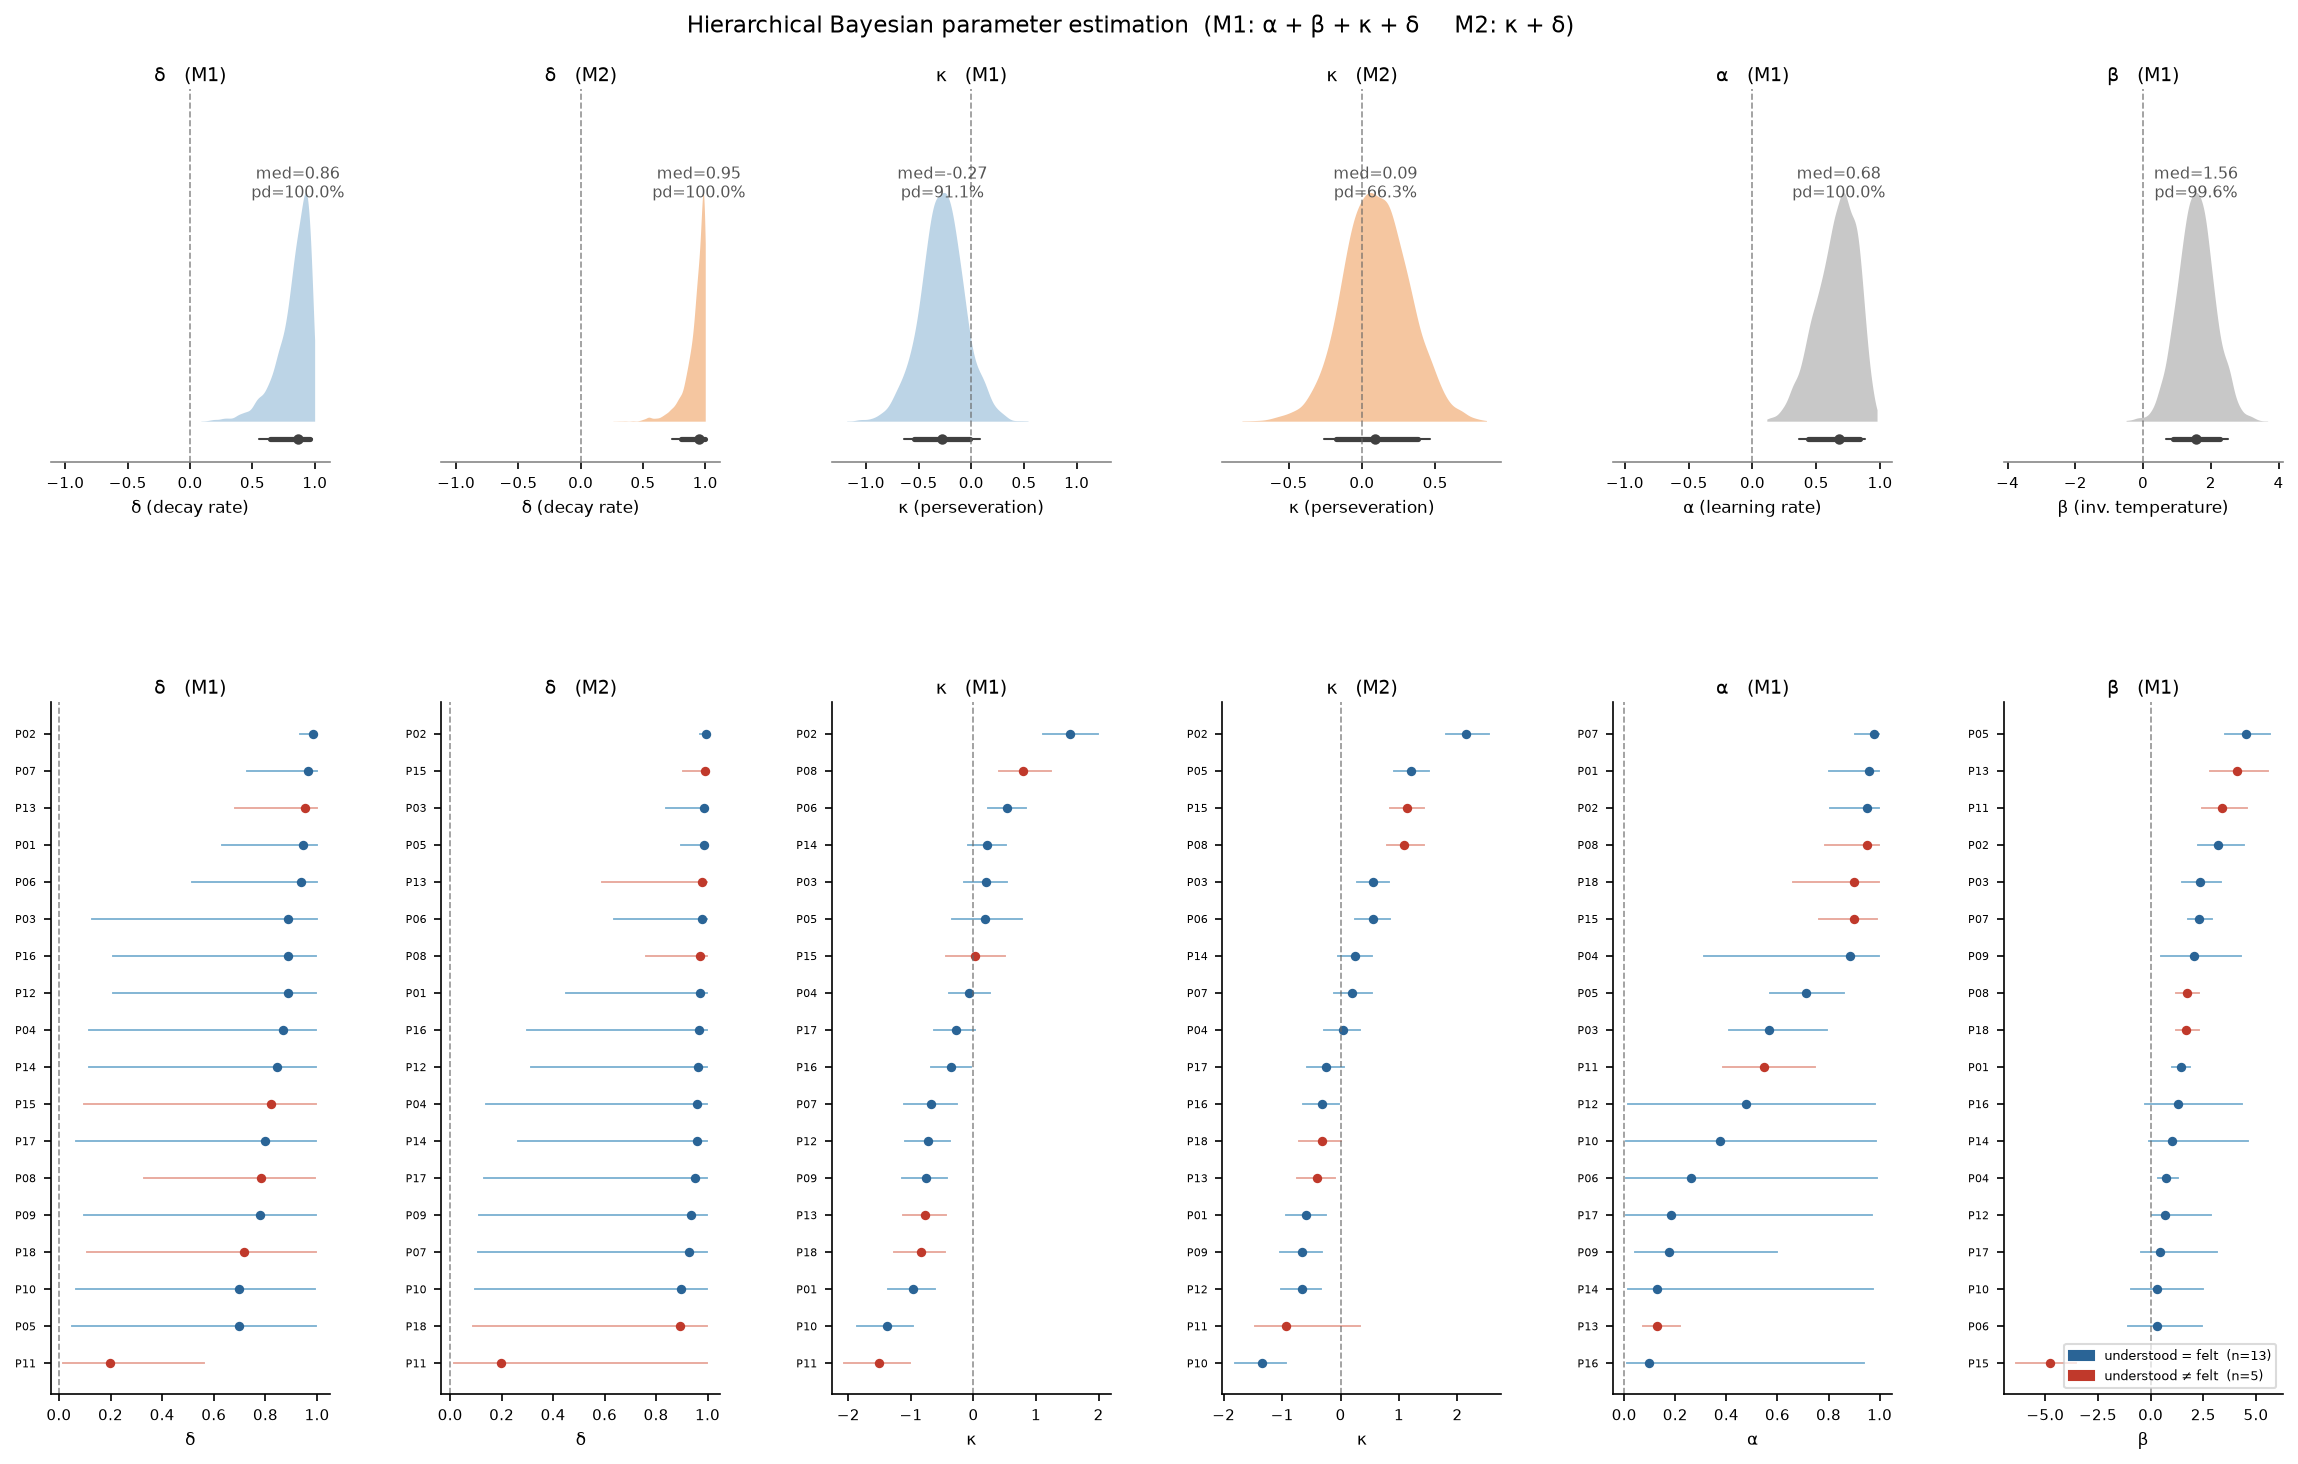

Generate this figure with Python:
"""
Parameter recovery: two hierarchical Bayesian RL models on ioc-all-fixed-pilot (N=18)

Model 1 (M1): alpha, beta, kappa, delta  — full RL + perseveration with decay
Model 2 (M2): kappa, delta               — perseveration only

Perseveration trace E (per arm, 3-arm free-choice bandit):
  - Reset to [0, 0, 0] at start of each block
  - On arm switch: E[old] = 0, E[new] = 1
  - On arm stay:   E[chosen] *= delta
  Analytical form: at decision time t,
    E[a] = delta^(run_after[t-1] - 1)  if a == choices[t-1] and same block as t-1
           0                            otherwise
  where run_after[t-1] is the consecutive-same-arm run length ending at t-1
  within its block.

Q-values (Rescorla-Wagner):
  - Initialized at 0.5 once, persist across all blocks (no per-block reset)

Key mapping: arrowleft=green=0, arrowup=blue=1, arrowright=red=2

Output: param_recovery.png  (12 panels: 6 group + 6 subject-level)
  Row 1 (group): population-mean posterior for delta-M1, delta-M2,
                 kappa-M1, kappa-M2, alpha-M1, beta-M1
  Row 2 (subj) : per-subject median + 90% CI for same 6 quantities
"""

import os
import re
import warnings

import numpy as np
import pandas as pd
import pymc as pm
import pytensor
import pytensor.tensor as pt
import matplotlib
matplotlib.use("Agg")
import matplotlib.pyplot as plt
from scipy.stats import gaussian_kde
from scipy.special import expit as sigmoid

warnings.filterwarnings("ignore", category=FutureWarning)

# ── constants ────────────────────────────────────────────────────────────────
DATA_DIR   = "../../data/ioc-all-fixed-pilot/task"
N_ARMS     = 3
KEY_TO_ARM = {"arrowleft": 0, "arrowup": 1, "arrowright": 2}
GREY_LINE  = "#404040"


# ── data loading ─────────────────────────────────────────────────────────────

def load_subjects(data_dir):
    records = []
    for fname in sorted(os.listdir(data_dir)):
        if not fname.endswith(".csv"):
            continue
        m = re.match(r"ioc-all_([a-f0-9]{24})_SESSION", fname)
        if not m:
            continue
        pid = m.group(1)
        df = pd.read_csv(os.path.join(data_dir, fname), low_memory=False)
        gb = (
            df[
                (df["task"] == "gambling_choice") &
                (df["block_number"].astype(str) != "training") &
                (df["is_choice_valid"].astype(str).str.lower() == "true")
            ]
            .copy()
            .assign(block_number=lambda x: x["block_number"].astype(int))
            .sort_values(["block_number", "trial_number"])
            .reset_index(drop=True)
        )

        choices = gb["choice_key"].map(KEY_TO_ARM).values.astype(int)
        rewards = gb["reward"].astype(float).values
        blocks  = gb["block_number"].values
        T       = len(choices)

        # run_after[t] = within-block consecutive run length ending at trial t
        run_after = np.ones(T, dtype=int)
        for t in range(1, T):
            if blocks[t] == blocks[t - 1] and choices[t] == choices[t - 1]:
                run_after[t] = run_after[t - 1] + 1

        # At decision time t:
        #   E[a] = delta^persev_exp[t]  if a == choices[t-1] and same block
        #        = 0                    at block start (prev_arm_oh row is all zeros)
        persev_exp  = np.zeros(T, dtype=float)
        prev_arm_oh = np.zeros((T, N_ARMS), dtype=float)
        for t in range(1, T):
            if blocks[t] == blocks[t - 1]:
                persev_exp[t]               = float(run_after[t - 1] - 1)
                prev_arm_oh[t, choices[t - 1]] = 1.0
        persev_exp = np.clip(persev_exp, 0, 50)   # numerical safety

        choices_oh = np.zeros((T, N_ARMS), dtype=float)
        choices_oh[np.arange(T), choices] = 1.0

        # ── belief-survey category ──
        bs = df[(df["trial_name"] == "belief_survey") &
                (df["trial_type"] == "survey-html-form")]
        if len(bs):
            row = bs.iloc[0]
            understood_correct = (float(row["instruction_blue"])  == 50.0 and
                                  float(row["instruction_green"]) == 50.0 and
                                  float(row["instruction_red"])   == 50.0)
            felt_same = (str(row["felt_different"]).strip().lower() == "no")
        else:
            understood_correct, felt_same = False, False
        understood_eq_felt = understood_correct and felt_same

        records.append({
            "pid":               pid,
            "T":                 T,
            "choices":           choices,
            "rewards":           rewards,
            "choices_oh":        choices_oh,
            "persev_exp":        persev_exp,
            "prev_arm_oh":       prev_arm_oh,
            "understood_eq_felt": understood_eq_felt,
        })

    print(f"Loaded {len(records)} subjects, {records[0]['T']} trials each")
    return records


def make_tensors(subjects):
    """Stack per-subject arrays → pytensor constants shaped (T, N, ...).
    Pads shorter subjects to T_max with dummy zeros; a valid_mask (T,N)
    ensures padded trials contribute 0 to the log-likelihood.
    """
    T_max = max(s["T"] for s in subjects)
    N     = len(subjects)

    def pad_TN3(key):
        arr = np.zeros((T_max, N, N_ARMS), dtype=float)
        for j, s in enumerate(subjects):
            arr[:s["T"], j, :] = s[key]
        return arr

    def pad_TN(key):
        arr = np.zeros((T_max, N), dtype=float)
        for j, s in enumerate(subjects):
            arr[:s["T"], j] = s[key]
        return arr

    valid = np.zeros((T_max, N), dtype=float)
    for j, s in enumerate(subjects):
        valid[:s["T"], j] = 1.0

    return dict(
        T=T_max, N=N,
        choices_oh_pt  = pt.constant(pad_TN3("choices_oh")),    # (T,N,3)
        rewards_pt     = pt.constant(pad_TN("rewards")),         # (T,N)
        persev_exp_pt  = pt.constant(pad_TN("persev_exp")),      # (T,N)
        prev_arm_oh_pt = pt.constant(pad_TN3("prev_arm_oh")),    # (T,N,3)
        valid_pt       = pt.constant(valid),                     # (T,N)
    )


# ── vectorised Q scan ────────────────────────────────────────────────────────

def compute_Q_before(tensors, alpha_N):
    """One scan over T for all N subjects simultaneously.
    alpha_N : pytensor (N,)  → returns Q_before : pytensor (T, N, 3)
    """
    N = tensors["N"]
    Q0 = pt.ones((N, N_ARMS)) * 0.5   # (N, 3)

    def step(cho_oh_t, rew_t, Q, alpha):
        pe = rew_t[:, None] - Q                           # (N, 3)
        return Q + alpha[:, None] * pe * cho_oh_t         # (N, 3)

    Q_after, _ = pytensor.scan(
        fn=step,
        sequences=[tensors["choices_oh_pt"], tensors["rewards_pt"]],
        outputs_info=[Q0],
        non_sequences=[alpha_N],
    )
    # Q_after[t] is Q after update at t; decision at t uses Q_after[t-1]
    return pt.concatenate([Q0[None, :, :], Q_after[:-1, :, :]], axis=0)   # (T,N,3)


# ── shared helpers ────────────────────────────────────────────────────────────

def persev_matrix_pt(delta_N, tensors):
    """delta_N: (N,) → (T, N, 3) perseveration contribution"""
    d_eff = delta_N[None, :] ** tensors["persev_exp_pt"]    # (T, N)
    return d_eff[:, :, None] * tensors["prev_arm_oh_pt"]    # (T, N, 3)


def categorical_loglik(logits, choices_oh_pt, valid_pt):
    """logits: (T, N, 3)  →  scalar total log-likelihood (padded trials masked)"""
    chosen = pt.sum(logits * choices_oh_pt, axis=2)          # (T, N)
    log_Z  = pt.logsumexp(logits, axis=2)                    # (T, N)
    return pt.sum((chosen - log_Z) * valid_pt)


# ── model builders ────────────────────────────────────────────────────────────

def build_model_1(tensors):
    N = tensors["N"]
    with pm.Model() as model:
        mu_a = pm.Normal("mu_alpha", 0.0, 3.0)
        mu_b = pm.Normal("mu_beta",  0.0, 3.0)
        mu_k = pm.Normal("mu_kappa", 0.0, 2.0)
        mu_d = pm.Normal("mu_delta", 0.0, 3.0)

        sig_a = pm.HalfNormal("sigma_alpha", 1.0)
        sig_b = pm.HalfNormal("sigma_beta",  1.0)
        sig_k = pm.HalfNormal("sigma_kappa", 1.0)
        sig_d = pm.HalfNormal("sigma_delta", 1.0)

        z_a = pm.Normal("z_alpha", 0.0, 1.0, shape=N)
        z_b = pm.Normal("z_beta",  0.0, 1.0, shape=N)
        z_k = pm.Normal("z_kappa", 0.0, 1.0, shape=N)
        z_d = pm.Normal("z_delta", 0.0, 1.0, shape=N)

        alpha = pm.Deterministic("alpha_sbj", pt.sigmoid(mu_a + sig_a * z_a))   # (N,) ∈(0,1)
        beta  = pm.Deterministic("beta_sbj",  mu_b + sig_b * z_b)               # (N,) ∈ ℝ
        kappa = pm.Deterministic("kappa_sbj", mu_k + sig_k * z_k)               # (N,) ∈ ℝ
        delta = pm.Deterministic("delta_sbj", pt.sigmoid(mu_d + sig_d * z_d))   # (N,) ∈(0,1)

        Q      = compute_Q_before(tensors, alpha)                                # (T,N,3)
        P      = persev_matrix_pt(delta, tensors)                               # (T,N,3)
        logits = beta[None, :, None] * Q + kappa[None, :, None] * P

        pm.Potential("ll", categorical_loglik(logits, tensors["choices_oh_pt"], tensors["valid_pt"]))
    return model


def build_model_2(tensors):
    N = tensors["N"]
    with pm.Model() as model:
        mu_k = pm.Normal("mu_kappa", 0.0, 2.0)
        mu_d = pm.Normal("mu_delta", 0.0, 3.0)
        sig_k = pm.HalfNormal("sigma_kappa", 1.0)
        sig_d = pm.HalfNormal("sigma_delta", 1.0)

        z_k = pm.Normal("z_kappa", 0.0, 1.0, shape=N)
        z_d = pm.Normal("z_delta", 0.0, 1.0, shape=N)

        kappa = pm.Deterministic("kappa_sbj", mu_k + sig_k * z_k)
        delta = pm.Deterministic("delta_sbj", pt.sigmoid(mu_d + sig_d * z_d))

        P      = persev_matrix_pt(delta, tensors)
        logits = kappa[None, :, None] * P

        pm.Potential("ll", categorical_loglik(logits, tensors["choices_oh_pt"], tensors["valid_pt"]))
    return model


# ── plotting ──────────────────────────────────────────────────────────────────

def density_panel(ax, draws, title, xlabel, fill_color):
    med  = float(np.median(draws))
    pd_  = max(np.mean(draws > 0), np.mean(draws < 0)) * 100
    ci80 = np.quantile(draws, [0.10, 0.90])
    ci90 = np.quantile(draws, [0.05, 0.95])
    kde  = gaussian_kde(draws)
    xs   = np.linspace(draws.min(), draws.max(), 512)
    ys   = kde(xs); ys = ys / ys.max()
    CI_Y = -0.08
    ax.fill_between(xs, ys, color=fill_color, linewidth=0)
    ax.plot([ci90[0], ci90[1]], [CI_Y]*2, color=GREY_LINE, lw=1.0, solid_capstyle="round")
    ax.plot([ci80[0], ci80[1]], [CI_Y]*2, color=GREY_LINE, lw=2.5, solid_capstyle="round")
    ax.plot(med, CI_Y, "o", color=GREY_LINE, ms=4, zorder=5)
    ax.axvline(0, color="#666666", ls="--", lw=0.8, alpha=0.7)
    ax.text(med, 1.12, f"med={med:.2f}\npd={pd_:.1f}%",
            ha="center", va="top", fontsize=7.5, color="#555555")
    lim = max(abs(draws.min()), abs(draws.max())) * 1.12
    ax.set_xlim(-lim, lim)
    ax.set_ylim(CI_Y - 0.1, 1.45)
    ax.set_title(title, fontsize=9, pad=4)
    ax.set_xlabel(xlabel, fontsize=8)
    ax.spines[["top", "right", "left"]].set_visible(False)
    ax.yaxis.set_visible(False)
    ax.spines["bottom"].set_color("#888888")
    ax.tick_params(axis="x", labelsize=7)


DOT_EQ   = "#2a6496"   # teal-blue  — understood = felt
DOT_NEQ  = "#c0392b"   # red        — understood ≠ felt
CI_EQ    = "#7fb3d3"
CI_NEQ   = "#e8a89c"


def dotplot_panel(ax, medians, lo, hi, understood_eq_felt, title, xlabel, add_legend=False):
    N   = len(medians)
    ord = np.argsort(medians)
    for i, j in enumerate(ord):
        eq   = understood_eq_felt[j]
        col  = DOT_EQ  if eq else DOT_NEQ
        ccol = CI_EQ   if eq else CI_NEQ
        ax.plot([lo[j], hi[j]], [i, i], color=ccol, lw=0.9, zorder=1)
        ax.plot(medians[j], i, "o", color=col, ms=3.5, zorder=2)
    ax.axvline(0, color="#666666", ls="--", lw=0.8, alpha=0.7)
    ax.set_yticks(np.arange(N))
    ax.set_yticklabels([f"P{ord[i]+1:02d}" for i in range(N)], fontsize=5.5)
    ax.set_title(title, fontsize=9, pad=4)
    ax.set_xlabel(xlabel, fontsize=8)
    ax.spines[["top", "right"]].set_visible(False)
    ax.tick_params(axis="x", labelsize=7)
    if add_legend:
        import matplotlib.patches as mpatches
        ax.legend(
            handles=[mpatches.Patch(color=DOT_EQ,  label="understood = felt  (n=13)"),
                     mpatches.Patch(color=DOT_NEQ, label="understood ≠ felt  (n=5)")],
            fontsize=6, loc="lower right", framealpha=0.7,
        )


# ── main ──────────────────────────────────────────────────────────────────────

def main():
    os.chdir(os.path.dirname(os.path.abspath(__file__)))

    subjects = load_subjects(DATA_DIR)
    tensors  = make_tensors(subjects)

    # subject-level categories (same order as subjects list)
    understood_eq_felt = np.array([s["understood_eq_felt"] for s in subjects])

    # ── fit (or reload if draws already exist) ────────────────────────────────
    DRAWS_M1 = "draws_m1.nc"
    DRAWS_M2 = "draws_m2.nc"

    if os.path.exists(DRAWS_M1) and os.path.exists(DRAWS_M2):
        print("Loading saved draws …")
        import arviz as az
        idata_m1 = az.from_netcdf(DRAWS_M1)
        idata_m2 = az.from_netcdf(DRAWS_M2)
    else:
        print("\n=== Fitting Model 1 (alpha, beta, kappa, delta) ===")
        with build_model_1(tensors) as m1:
            idata_m1 = pm.sample(draws=1000, tune=1000, chains=4,
                                 target_accept=0.9, progressbar=True, random_seed=1)
        import arviz as az
        az.to_netcdf(idata_m1, DRAWS_M1)

        print("\n=== Fitting Model 2 (kappa, delta) ===")
        with build_model_2(tensors) as m2:
            idata_m2 = pm.sample(draws=1000, tune=1000, chains=4,
                                 target_accept=0.9, progressbar=True, random_seed=2)
        az.to_netcdf(idata_m2, DRAWS_M2)

    # ── extract ───────────────────────────────────────────────────────────────
    def flat(idata, var):
        return idata.posterior[var].values.reshape(-1)

    def flat_sbj(idata, var):
        v = idata.posterior[var].values        # (chains, draws, N)
        return v.reshape(-1, v.shape[-1])      # (4000, N)

    # group posteriors on natural scale
    g_delta_m1 = sigmoid(flat(idata_m1, "mu_delta"))
    g_delta_m2 = sigmoid(flat(idata_m2, "mu_delta"))
    g_kappa_m1 = flat(idata_m1, "mu_kappa")
    g_kappa_m2 = flat(idata_m2, "mu_kappa")
    g_alpha_m1 = sigmoid(flat(idata_m1, "mu_alpha"))
    g_beta_m1  = flat(idata_m1, "mu_beta")

    # subject posteriors (already on natural scale via Deterministic)
    s_delta_m1 = flat_sbj(idata_m1, "delta_sbj")
    s_delta_m2 = flat_sbj(idata_m2, "delta_sbj")
    s_kappa_m1 = flat_sbj(idata_m1, "kappa_sbj")
    s_kappa_m2 = flat_sbj(idata_m2, "kappa_sbj")
    s_alpha_m1 = flat_sbj(idata_m1, "alpha_sbj")
    s_beta_m1  = flat_sbj(idata_m1, "beta_sbj")

    def subj_stats(mat):
        return (np.median(mat, 0), np.quantile(mat, 0.05, 0), np.quantile(mat, 0.95, 0))

    # ── figure ────────────────────────────────────────────────────────────────
    fig = plt.figure(figsize=(16, 10))
    gs  = fig.add_gridspec(2, 6, height_ratios=[3.5, 6.5],
                           hspace=0.45, wspace=0.40,
                           top=0.93, bottom=0.06, left=0.05, right=0.98)

    FILL_M1   = "#bcd4e6"   # light blue  — M1
    FILL_M2   = "#f5c6a0"   # light orange — M2
    FILL_ONLY = "#c8c8c8"   # gray — M1-only params

    fig.suptitle(
        "Hierarchical Bayesian parameter estimation  "
        "(M1: α + β + κ + δ     M2: κ + δ)",
        fontsize=11, y=0.98
    )

    # Row 0 — group-level posteriors
    group_panels = [
        (g_delta_m1, "δ   (M1)",     "δ (decay rate)",           FILL_M1),
        (g_delta_m2, "δ   (M2)",     "δ (decay rate)",           FILL_M2),
        (g_kappa_m1, "κ   (M1)",     "κ (perseveration)",        FILL_M1),
        (g_kappa_m2, "κ   (M2)",     "κ (perseveration)",        FILL_M2),
        (g_alpha_m1, "α   (M1)",     "α (learning rate)",        FILL_ONLY),
        (g_beta_m1,  "β   (M1)",     "β (inv. temperature)",     FILL_ONLY),
    ]
    for c, (draws, title, xl, fc) in enumerate(group_panels):
        density_panel(fig.add_subplot(gs[0, c]), draws, title, xl, fc)

    # Row 1 — subject-level dot plots (color = understood_eq_felt)
    subj_panels = [
        (s_delta_m1, "δ   (M1)",  "δ"),
        (s_delta_m2, "δ   (M2)",  "δ"),
        (s_kappa_m1, "κ   (M1)",  "κ"),
        (s_kappa_m2, "κ   (M2)",  "κ"),
        (s_alpha_m1, "α   (M1)",  "α"),
        (s_beta_m1,  "β   (M1)",  "β"),
    ]
    for c, (mat, title, xl) in enumerate(subj_panels):
        med, lo, hi = subj_stats(mat)
        dotplot_panel(fig.add_subplot(gs[1, c]), med, lo, hi,
                      understood_eq_felt, title, xl,
                      add_legend=(c == 5))

    out = "param_recovery.png"
    plt.savefig(out, dpi=150, bbox_inches="tight")
    print(f"\nSaved → {out}")


if __name__ == "__main__":
    main()
